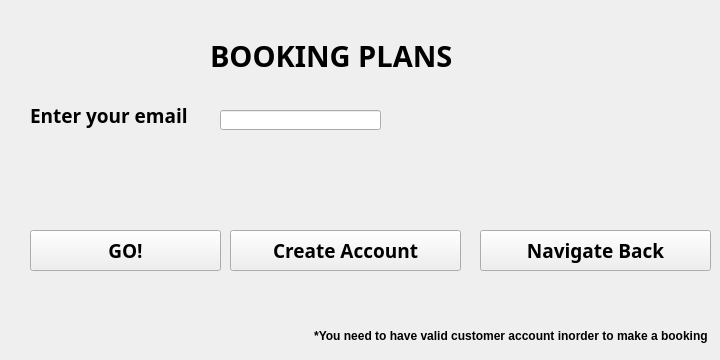
    <widget class="QWidget" name="BookPlanPackage">
     <widget class="QLabel" name="label_34">
      <property name="geometry">
       <rect>
        <x>210</x>
        <y>30</y>
        <width>271</width>
        <height>51</height>
       </rect>
      </property>
      <property name="font">
       <font>
        <family>Myriad Hebrew</family>
        <pointsize>22</pointsize>
        <weight>75</weight>
        <bold>true</bold>
       </font>
      </property>
      <property name="text">
       <string>BOOKING PLANS</string>
      </property>
     </widget>
     <widget class="QLabel" name="label_35">
      <property name="geometry">
       <rect>
        <x>30</x>
        <y>100</y>
        <width>161</width>
        <height>31</height>
       </rect>
      </property>
      <property name="font">
       <font>
        <family>Myriad Hebrew</family>
        <pointsize>14</pointsize>
        <weight>75</weight>
        <bold>true</bold>
       </font>
      </property>
      <property name="text">
       <string>Enter your email *</string>
      </property>
     </widget>
     <widget class="QLineEdit" name="lineEdit_8">
      <property name="geometry">
       <rect>
        <x>220</x>
        <y>110</y>
        <width>161</width>
        <height>20</height>
       </rect>
      </property>
     </widget>
     <widget class="QPushButton" name="go_2">
      <property name="geometry">
       <rect>
        <x>30</x>
        <y>230</y>
        <width>191</width>
        <height>41</height>
       </rect>
      </property>
      <property name="font">
       <font>
        <family>Myriad Hebrew</family>
        <pointsize>14</pointsize>
        <weight>75</weight>
        <bold>true</bold>
       </font>
      </property>
      <property name="text">
       <string>GO!</string>
      </property>
     </widget>
     <widget class="QPushButton" name="CreateAccount_2">
      <property name="geometry">
       <rect>
        <x>230</x>
        <y>230</y>
        <width>231</width>
        <height>41</height>
       </rect>
      </property>
      <property name="font">
       <font>
        <family>Myriad Hebrew</family>
        <pointsize>14</pointsize>
        <weight>75</weight>
        <bold>true</bold>
       </font>
      </property>
      <property name="text">
       <string>Create Account</string>
      </property>
     </widget>
     <widget class="QPushButton" name="backsgo">
      <property name="geometry">
       <rect>
        <x>480</x>
        <y>230</y>
        <width>231</width>
        <height>41</height>
       </rect>
      </property>
      <property name="font">
       <font>
        <family>Myriad Hebrew</family>
        <pointsize>14</pointsize>
        <weight>75</weight>
        <bold>true</bold>
       </font>
      </property>
      <property name="text">
       <string>Navigate Back</string>
      </property>
     </widget>
     <widget class="QLabel" name="label_36">
      <property name="geometry">
       <rect>
        <x>300</x>
        <y>320</y>
        <width>411</width>
        <height>31</height>
       </rect>
      </property>
      <property name="font">
       <font>
        <weight>75</weight>
        <bold>true</bold>
       </font>
      </property>
      <property name="text">
       <string>*You need to have valid customer account inorder to make a booking </string>
      </property>
      <property name="alignment">
       <set>Qt::AlignRight|Qt::AlignTrailing|Qt::AlignVCenter</set>
      </property>
     </widget>
    </widget>
